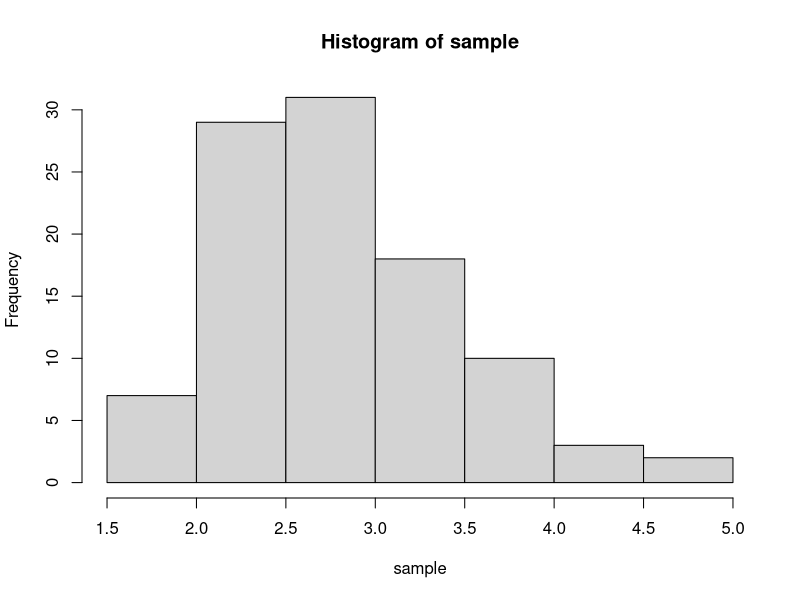
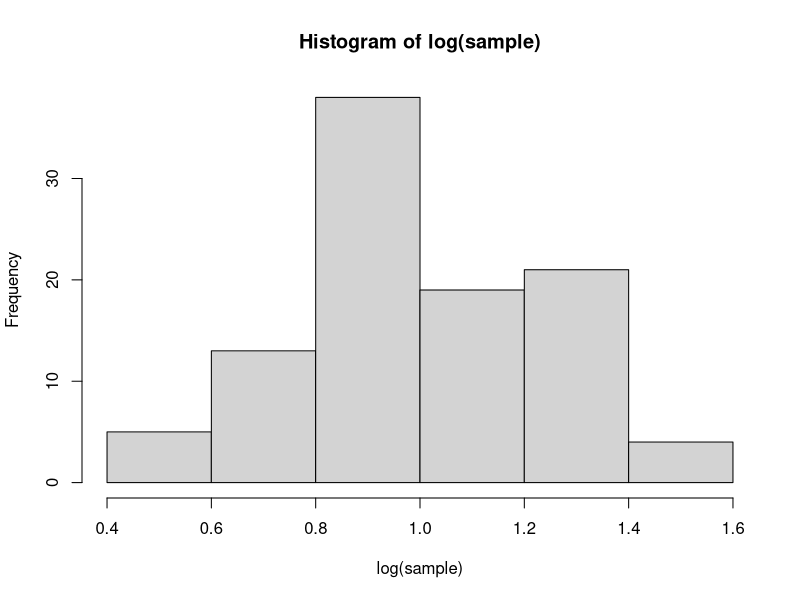

Write R code to recreate these figures, in order.
## ---- chunk 1
knitr::opts_chunk$set(echo = TRUE)
## ---- chunk 2
set.seed(5)
sample <- rlnorm(100, meanlog = 1, sdlog = 0.25)
## ---- chunk 3

hist(sample)
## ---- chunk 4
hist(log(sample))
## ---- chunk 5

mean(sample)
var(sample)
